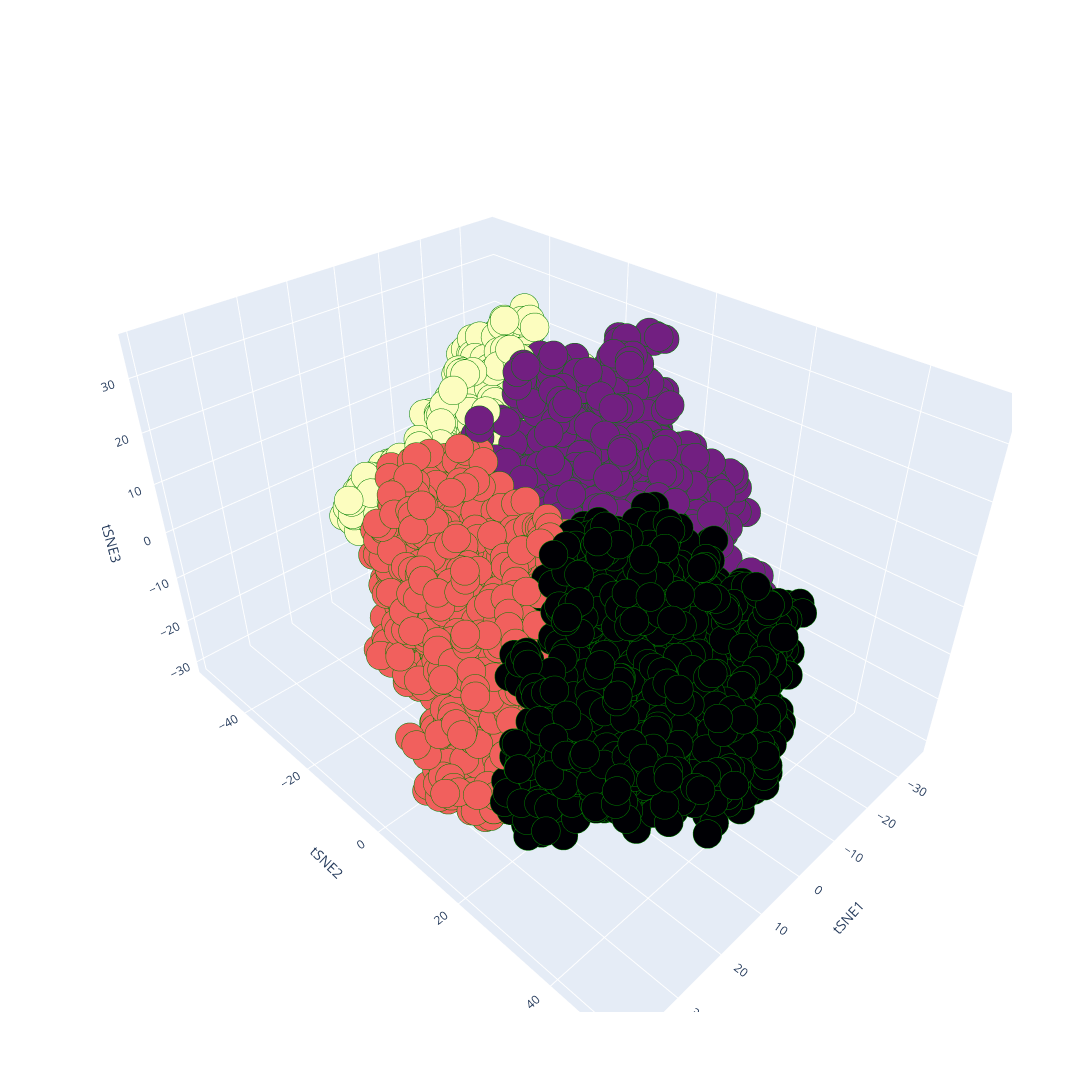

Notebook code cell kept with this figure:
### Markdown cell above
Finally, visualizing songs based on their clusters below via plotly:

### Code cell
#note: plotly visualiziation will not render in github, must be visualized in Jupyter Notebook
layout_set = go.Layout(scene = dict(xaxis = dict(title  = 'tSNE1'),yaxis = dict(title  = 'tSNE2'),zaxis = dict(title  = 'tSNE3')), height = 1500,width = 1500)
fig = go.Figure(data = [go.Scatter3d(x=clusters_tsne.iloc[:,0], y=clusters_tsne.iloc[:,1], z=clusters_tsne.iloc[:,2], mode='markers',marker=dict(color = labels_tsne, colorscale='magma', size = 10, line = dict(color = 'green', width = 7)))], layout = layout_set)
fig.show()

### Figure 1 — Plotly figure (JSON) as saved in the notebook; plotly's stock layout.template omitted (floating-point values rounded to 4 significant figures; data arrays with more than 128 entries replaced by an {"elided": "..."} marker saying what was removed)
{"data": [{"marker": {"color": {"elided": "6150 int values"}, "colorscale": [[0, "#000004"], [0.1111, "#180f3d"], [0.2222, "#440f76"], [0.3333, "#721f81"], [0.4444, "#9e2f7f"], [0.5556, "#cd4071"], [0.6667, "#f1605d"], [0.7778, "#fd9668"], [0.8889, "#feca8d"], [1, "#fcfdbf"]], "line": {"color": "green", "width": 7}, "size": 10}, "mode": "markers", "type": "scatter3d", "x": {"elided": "6150 float values"}, "y": {"elided": "6150 float values"}, "z": {"elided": "6150 float values"}}], "layout": {"height": 1500, "scene": {"xaxis": {"title": {"text": "tSNE1"}}, "yaxis": {"title": {"text": "tSNE2"}}, "zaxis": {"title": {"text": "tSNE3"}}}, "width": 1500}}
